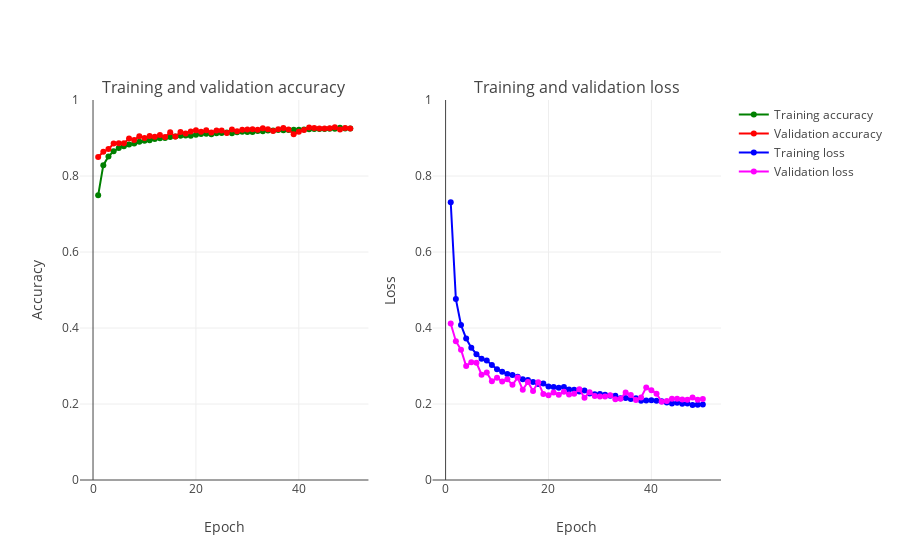

Notebook code for this chart:
### Code cell
plot_accuracy_and_loss(train_model)

score = model.evaluate(X_test, y_test, verbose=0)
print('Test loss:', score[0])
print('Test accuracy:', score[1])

### Figure 1 — Plotly figure (JSON) as saved in the notebook; plotly's stock layout.template omitted (floating-point values rounded to 4 significant figures)
{"data": [{"marker": {"color": "Green"}, "mode": "markers+lines", "name": "Training accuracy", "text": ["1", "2", "3", "4", "5", "6", "7", "8", "9", "10", "11", "12", "13", "14", "15", "16", "17", "18", "19", "20", "21", "22", "23", "24", "25", "26", "27", "28", "29", "30", "31", "32", "33", "34", "35", "36", "37", "38", "39", "40", "41", "42", "43", "44", "45", "46", "47", "48", "49", "50"], "type": "scatter", "uid": "3e48629e-4d80-11ea-8c05-c7e91f75b6a7", "x": [1, 2, 3, 4, 5, 6, 7, 8, 9, 10, 11, 12, 13, 14, 15, 16, 17, 18, 19, 20, 21, 22, 23, 24, 25, 26, 27, 28, 29, 30, 31, 32, 33, 34, 35, 36, 37, 38, 39, 40, 41, 42, 43, 44, 45, 46, 47, 48, 49, 50], "xaxis": "x", "y": [0.7491, 0.8284, 0.8514, 0.8651, 0.8735, 0.8781, 0.8832, 0.8855, 0.8902, 0.893, 0.8942, 0.8971, 0.8992, 0.8999, 0.9024, 0.9037, 0.9059, 0.9064, 0.906, 0.9088, 0.9107, 0.911, 0.9097, 0.9123, 0.913, 0.9146, 0.9125, 0.9149, 0.9166, 0.9159, 0.9159, 0.9186, 0.9179, 0.9197, 0.9195, 0.9209, 0.9201, 0.9208, 0.9217, 0.9218, 0.9221, 0.9233, 0.9237, 0.9236, 0.9235, 0.9246, 0.9246, 0.9268, 0.9247, 0.9253], "yaxis": "y"}, {"marker": {"color": "Red"}, "mode": "markers+lines", "name": "Validation accuracy", "text": ["1", "2", "3", "4", "5", "6", "7", "8", "9", "10", "11", "12", "13", "14", "15", "16", "17", "18", "19", "20", "21", "22", "23", "24", "25", "26", "27", "28", "29", "30", "31", "32", "33", "34", "35", "36", "37", "38", "39", "40", "41", "42", "43", "44", "45", "46", "47", "48", "49", "50"], "type": "scatter", "uid": "3e494d9e-4d80-11ea-8c05-c7e91f75b6a7", "x": [1, 2, 3, 4, 5, 6, 7, 8, 9, 10, 11, 12, 13, 14, 15, 16, 17, 18, 19, 20, 21, 22, 23, 24, 25, 26, 27, 28, 29, 30, 31, 32, 33, 34, 35, 36, 37, 38, 39, 40, 41, 42, 43, 44, 45, 46, 47, 48, 49, 50], "xaxis": "x", "y": [0.8498, 0.8636, 0.8708, 0.8855, 0.8863, 0.8859, 0.8985, 0.8945, 0.9048, 0.9002, 0.9051, 0.9034, 0.9077, 0.9024, 0.9152, 0.9041, 0.9157, 0.9118, 0.9173, 0.9204, 0.9165, 0.9201, 0.9147, 0.9197, 0.9194, 0.9134, 0.9227, 0.9178, 0.9215, 0.9223, 0.9227, 0.9214, 0.9257, 0.923, 0.9182, 0.923, 0.9263, 0.9222, 0.9098, 0.9165, 0.9209, 0.9276, 0.9261, 0.9248, 0.9252, 0.9253, 0.9283, 0.9225, 0.9266, 0.9252], "yaxis": "y"}, {"marker": {"color": "Blue"}, "mode": "markers+lines", "name": "Training loss", "text": ["1", "2", "3", "4", "5", "6", "7", "8", "9", "10", "11", "12", "13", "14", "15", "16", "17", "18", "19", "20", "21", "22", "23", "24", "25", "26", "27", "28", "29", "30", "31", "32", "33", "34", "35", "36", "37", "38", "39", "40", "41", "42", "43", "44", "45", "46", "47", "48", "49", "50"], "type": "scatter", "uid": "3e4a37d6-4d80-11ea-8c05-c7e91f75b6a7", "x": [1, 2, 3, 4, 5, 6, 7, 8, 9, 10, 11, 12, 13, 14, 15, 16, 17, 18, 19, 20, 21, 22, 23, 24, 25, 26, 27, 28, 29, 30, 31, 32, 33, 34, 35, 36, 37, 38, 39, 40, 41, 42, 43, 44, 45, 46, 47, 48, 49, 50], "xaxis": "x2", "y": [0.7311, 0.4761, 0.4079, 0.3724, 0.3481, 0.331, 0.3189, 0.3143, 0.3027, 0.2915, 0.2851, 0.2787, 0.2764, 0.272, 0.2653, 0.2635, 0.258, 0.2526, 0.2538, 0.2461, 0.2446, 0.2428, 0.2447, 0.238, 0.2374, 0.2329, 0.2357, 0.2277, 0.2259, 0.2266, 0.2243, 0.2218, 0.2216, 0.2148, 0.2156, 0.213, 0.2153, 0.2082, 0.2095, 0.2102, 0.2089, 0.2073, 0.2038, 0.2015, 0.2035, 0.2004, 0.2015, 0.1971, 0.1982, 0.1987], "yaxis": "y2"}, {"marker": {"color": "Magenta"}, "mode": "markers+lines", "name": "Validation loss", "text": ["1", "2", "3", "4", "5", "6", "7", "8", "9", "10", "11", "12", "13", "14", "15", "16", "17", "18", "19", "20", "21", "22", "23", "24", "25", "26", "27", "28", "29", "30", "31", "32", "33", "34", "35", "36", "37", "38", "39", "40", "41", "42", "43", "44", "45", "46", "47", "48", "49", "50"], "type": "scatter", "uid": "3e4b1b92-4d80-11ea-8c05-c7e91f75b6a7", "x": [1, 2, 3, 4, 5, 6, 7, 8, 9, 10, 11, 12, 13, 14, 15, 16, 17, 18, 19, 20, 21, 22, 23, 24, 25, 26, 27, 28, 29, 30, 31, 32, 33, 34, 35, 36, 37, 38, 39, 40, 41, 42, 43, 44, 45, 46, 47, 48, 49, 50], "xaxis": "x2", "y": [0.4117, 0.3653, 0.3427, 0.2998, 0.3097, 0.3084, 0.2772, 0.283, 0.2599, 0.269, 0.2592, 0.2652, 0.2504, 0.2696, 0.2374, 0.2579, 0.234, 0.2569, 0.2265, 0.2228, 0.2304, 0.2242, 0.2323, 0.2247, 0.2272, 0.2386, 0.2164, 0.2312, 0.2208, 0.2198, 0.2197, 0.2231, 0.2127, 0.214, 0.2303, 0.2238, 0.2104, 0.2172, 0.2437, 0.2363, 0.2269, 0.2058, 0.2079, 0.2141, 0.2136, 0.2117, 0.2113, 0.2174, 0.2112, 0.2128], "yaxis": "y2"}], "layout": {"annotations": [{"font": {"size": 16}, "showarrow": false, "text": "Training and validation accuracy", "x": 0.225, "xanchor": "center", "xref": "paper", "y": 1.0, "yanchor": "bottom", "yref": "paper"}, {"font": {"size": 16}, "showarrow": false, "text": "Training and validation loss", "x": 0.775, "xanchor": "center", "xref": "paper", "y": 1.0, "yanchor": "bottom", "yref": "paper"}], "xaxis": {"anchor": "y", "domain": [0.0, 0.45], "title": "Epoch"}, "xaxis2": {"anchor": "y2", "domain": [0.55, 1.0], "title": "Epoch"}, "yaxis": {"anchor": "x", "domain": [0.0, 1.0], "range": [0, 1], "title": "Accuracy"}, "yaxis2": {"anchor": "x2", "domain": [0.0, 1.0], "range": [0, 1], "title": "Loss"}}}
